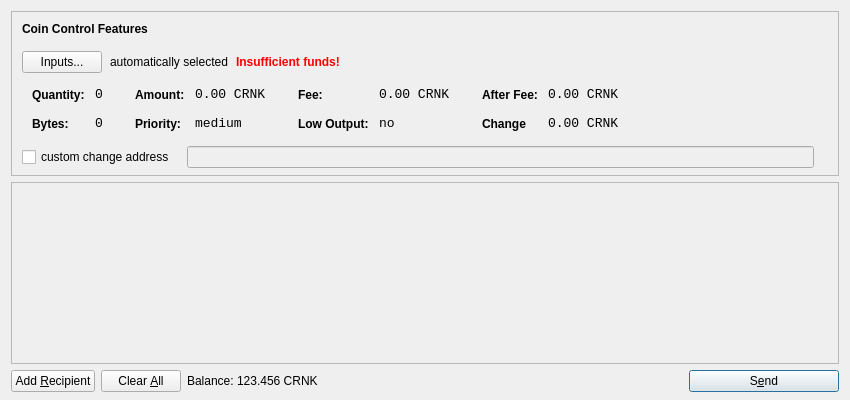
<?xml version="1.0" encoding="UTF-8"?>
<ui version="4.0">
 <class>SendCoinsDialog</class>
 <widget class="QDialog" name="SendCoinsDialog">
  <property name="geometry">
   <rect>
    <x>0</x>
    <y>0</y>
    <width>850</width>
    <height>400</height>
   </rect>
  </property>
  <property name="windowTitle">
   <string>Send Coins</string>
  </property>
  <layout class="QVBoxLayout" name="verticalLayout" stretch="0,1,0">
   <property name="bottomMargin">
    <number>8</number>
   </property>
   <item>
    <widget class="QFrame" name="frameCoinControl">
     <property name="sizePolicy">
      <sizepolicy hsizetype="Expanding" vsizetype="Expanding">
       <horstretch>0</horstretch>
       <verstretch>0</verstretch>
      </sizepolicy>
     </property>
     <property name="maximumSize">
      <size>
       <width>16777215</width>
       <height>16777215</height>
      </size>
     </property>
     <property name="frameShape">
      <enum>QFrame::StyledPanel</enum>
     </property>
     <property name="frameShadow">
      <enum>QFrame::Sunken</enum>
     </property>
     <layout class="QVBoxLayout" name="verticalLayoutCoinControl2">
      <property name="spacing">
       <number>6</number>
      </property>
      <property name="leftMargin">
       <number>0</number>
      </property>
      <property name="topMargin">
       <number>0</number>
      </property>
      <property name="rightMargin">
       <number>0</number>
      </property>
      <property name="bottomMargin">
       <number>6</number>
      </property>
      <item>
       <layout class="QVBoxLayout" name="verticalLayoutCoinControl" stretch="0,0,0,0,1">
        <property name="spacing">
         <number>0</number>
        </property>
        <property name="leftMargin">
         <number>10</number>
        </property>
        <property name="topMargin">
         <number>10</number>
        </property>
        <item>
         <layout class="QHBoxLayout" name="horizontalLayoutCoinControl1">
          <property name="bottomMargin">
           <number>15</number>
          </property>
          <item>
           <widget class="QLabel" name="labelCoinControlFeatures">
            <property name="sizePolicy">
             <sizepolicy hsizetype="Preferred" vsizetype="Maximum">
              <horstretch>0</horstretch>
              <verstretch>0</verstretch>
             </sizepolicy>
            </property>
            <property name="font">
             <font>
              <weight>75</weight>
              <bold>true</bold>
             </font>
            </property>
            <property name="styleSheet">
             <string notr="true">font-weight:bold;</string>
            </property>
            <property name="text">
             <string>Coin Control Features</string>
            </property>
           </widget>
          </item>
         </layout>
        </item>
        <item>
         <layout class="QHBoxLayout" name="horizontalLayoutCoinControl2" stretch="0,0,0,0">
          <property name="spacing">
           <number>8</number>
          </property>
          <property name="bottomMargin">
           <number>10</number>
          </property>
          <item>
           <widget class="QPushButton" name="pushButtonCoinControl">
            <property name="styleSheet">
             <string notr="true"/>
            </property>
            <property name="text">
             <string>Inputs...</string>
            </property>
           </widget>
          </item>
          <item>
           <widget class="QLabel" name="labelCoinControlAutomaticallySelected">
            <property name="text">
             <string>automatically selected</string>
            </property>
            <property name="margin">
             <number>5</number>
            </property>
           </widget>
          </item>
          <item>
           <widget class="QLabel" name="labelCoinControlInsuffFunds">
            <property name="font">
             <font>
              <weight>75</weight>
              <bold>true</bold>
             </font>
            </property>
            <property name="styleSheet">
             <string notr="true">color:red;font-weight:bold;</string>
            </property>
            <property name="text">
             <string>Insufficient funds!</string>
            </property>
            <property name="margin">
             <number>5</number>
            </property>
           </widget>
          </item>
          <item>
           <spacer name="horizontalSpacerCoinControl">
            <property name="orientation">
             <enum>Qt::Horizontal</enum>
            </property>
            <property name="sizeHint" stdset="0">
             <size>
              <width>40</width>
              <height>1</height>
             </size>
            </property>
           </spacer>
          </item>
         </layout>
        </item>
        <item>
         <widget class="QWidget" name="widgetCoinControl" native="true">
          <property name="sizePolicy">
           <sizepolicy hsizetype="Preferred" vsizetype="Preferred">
            <horstretch>0</horstretch>
            <verstretch>0</verstretch>
           </sizepolicy>
          </property>
          <property name="minimumSize">
           <size>
            <width>0</width>
            <height>0</height>
           </size>
          </property>
          <property name="styleSheet">
           <string notr="true"/>
          </property>
          <layout class="QHBoxLayout" name="horizontalLayoutCoinControl5">
           <property name="margin">
            <number>0</number>
           </property>
           <item>
            <layout class="QHBoxLayout" name="horizontalLayoutCoinControl3" stretch="0,0,0,1">
             <property name="spacing">
              <number>20</number>
             </property>
             <property name="topMargin">
              <number>0</number>
             </property>
             <property name="bottomMargin">
              <number>10</number>
             </property>
             <item>
              <layout class="QFormLayout" name="formLayoutCoinControl1">
               <property name="horizontalSpacing">
                <number>10</number>
               </property>
               <property name="verticalSpacing">
                <number>14</number>
               </property>
               <property name="leftMargin">
                <number>10</number>
               </property>
               <property name="topMargin">
                <number>4</number>
               </property>
               <property name="rightMargin">
                <number>6</number>
               </property>
               <item row="0" column="0">
                <widget class="QLabel" name="labelCoinControlQuantityText">
                 <property name="styleSheet">
                  <string notr="true">font-weight:bold;</string>
                 </property>
                 <property name="text">
                  <string>Quantity:</string>
                 </property>
                 <property name="margin">
                  <number>0</number>
                 </property>
                </widget>
               </item>
               <item row="0" column="1">
                <widget class="QLabel" name="labelCoinControlQuantity">
                 <property name="font">
                  <font>
                   <family>Monospace</family>
                   <pointsize>10</pointsize>
                  </font>
                 </property>
                 <property name="cursor">
                  <cursorShape>IBeamCursor</cursorShape>
                 </property>
                 <property name="contextMenuPolicy">
                  <enum>Qt::ActionsContextMenu</enum>
                 </property>
                 <property name="text">
                  <string>0</string>
                 </property>
                 <property name="margin">
                  <number>0</number>
                 </property>
                 <property name="textInteractionFlags">
                  <set>Qt::LinksAccessibleByMouse|Qt::TextSelectableByKeyboard|Qt::TextSelectableByMouse</set>
                 </property>
                </widget>
               </item>
               <item row="1" column="0">
                <widget class="QLabel" name="labelCoinControlBytesText">
                 <property name="styleSheet">
                  <string notr="true">font-weight:bold;</string>
                 </property>
                 <property name="text">
                  <string>Bytes:</string>
                 </property>
                </widget>
               </item>
               <item row="1" column="1">
                <widget class="QLabel" name="labelCoinControlBytes">
                 <property name="font">
                  <font>
                   <family>Monospace</family>
                   <pointsize>10</pointsize>
                  </font>
                 </property>
                 <property name="cursor">
                  <cursorShape>IBeamCursor</cursorShape>
                 </property>
                 <property name="contextMenuPolicy">
                  <enum>Qt::ActionsContextMenu</enum>
                 </property>
                 <property name="text">
                  <string>0</string>
                 </property>
                 <property name="textInteractionFlags">
                  <set>Qt::LinksAccessibleByMouse|Qt::TextSelectableByKeyboard|Qt::TextSelectableByMouse</set>
                 </property>
                </widget>
               </item>
              </layout>
             </item>
             <item>
              <layout class="QFormLayout" name="formLayoutCoinControl2">
               <property name="horizontalSpacing">
                <number>10</number>
               </property>
               <property name="verticalSpacing">
                <number>14</number>
               </property>
               <property name="leftMargin">
                <number>6</number>
               </property>
               <property name="topMargin">
                <number>4</number>
               </property>
               <property name="rightMargin">
                <number>6</number>
               </property>
               <item row="0" column="0">
                <widget class="QLabel" name="labelCoinControlAmountText">
                 <property name="styleSheet">
                  <string notr="true">font-weight:bold;</string>
                 </property>
                 <property name="text">
                  <string>Amount:</string>
                 </property>
                 <property name="margin">
                  <number>0</number>
                 </property>
                </widget>
               </item>
               <item row="0" column="1">
                <widget class="QLabel" name="labelCoinControlAmount">
                 <property name="font">
                  <font>
                   <family>Monospace</family>
                   <pointsize>10</pointsize>
                  </font>
                 </property>
                 <property name="cursor">
                  <cursorShape>IBeamCursor</cursorShape>
                 </property>
                 <property name="contextMenuPolicy">
                  <enum>Qt::ActionsContextMenu</enum>
                 </property>
                 <property name="text">
                  <string>0.00 CRNK</string>
                 </property>
                 <property name="textInteractionFlags">
                  <set>Qt::LinksAccessibleByMouse|Qt::TextSelectableByKeyboard|Qt::TextSelectableByMouse</set>
                 </property>
                </widget>
               </item>
               <item row="1" column="0">
                <widget class="QLabel" name="labelCoinControlPriorityText">
                 <property name="styleSheet">
                  <string notr="true">font-weight:bold;</string>
                 </property>
                 <property name="text">
                  <string>Priority:</string>
                 </property>
                </widget>
               </item>
               <item row="1" column="1">
                <widget class="QLabel" name="labelCoinControlPriority">
                 <property name="font">
                  <font>
                   <family>Monospace</family>
                   <pointsize>10</pointsize>
                  </font>
                 </property>
                 <property name="cursor">
                  <cursorShape>IBeamCursor</cursorShape>
                 </property>
                 <property name="contextMenuPolicy">
                  <enum>Qt::ActionsContextMenu</enum>
                 </property>
                 <property name="text">
                  <string>medium</string>
                 </property>
                 <property name="textInteractionFlags">
                  <set>Qt::LinksAccessibleByMouse|Qt::TextSelectableByKeyboard|Qt::TextSelectableByMouse</set>
                 </property>
                </widget>
               </item>
              </layout>
             </item>
             <item>
              <layout class="QFormLayout" name="formLayoutCoinControl3">
               <property name="horizontalSpacing">
                <number>10</number>
               </property>
               <property name="verticalSpacing">
                <number>14</number>
               </property>
               <property name="leftMargin">
                <number>6</number>
               </property>
               <property name="topMargin">
                <number>4</number>
               </property>
               <property name="rightMargin">
                <number>6</number>
               </property>
               <item row="0" column="0">
                <widget class="QLabel" name="labelCoinControlFeeText">
                 <property name="styleSheet">
                  <string notr="true">font-weight:bold;</string>
                 </property>
                 <property name="text">
                  <string>Fee:</string>
                 </property>
                 <property name="margin">
                  <number>0</number>
                 </property>
                </widget>
               </item>
               <item row="0" column="1">
                <widget class="QLabel" name="labelCoinControlFee">
                 <property name="font">
                  <font>
                   <family>Monospace</family>
                   <pointsize>10</pointsize>
                  </font>
                 </property>
                 <property name="cursor">
                  <cursorShape>IBeamCursor</cursorShape>
                 </property>
                 <property name="contextMenuPolicy">
                  <enum>Qt::ActionsContextMenu</enum>
                 </property>
                 <property name="text">
                  <string>0.00 CRNK</string>
                 </property>
                 <property name="textInteractionFlags">
                  <set>Qt::LinksAccessibleByMouse|Qt::TextSelectableByKeyboard|Qt::TextSelectableByMouse</set>
                 </property>
                </widget>
               </item>
               <item row="1" column="0">
                <widget class="QLabel" name="labelCoinControlLowOutputText">
                 <property name="styleSheet">
                  <string notr="true">font-weight:bold;</string>
                 </property>
                 <property name="text">
                  <string>Low Output:</string>
                 </property>
                </widget>
               </item>
               <item row="1" column="1">
                <widget class="QLabel" name="labelCoinControlLowOutput">
                 <property name="font">
                  <font>
                   <family>Monospace</family>
                   <pointsize>10</pointsize>
                  </font>
                 </property>
                 <property name="cursor">
                  <cursorShape>IBeamCursor</cursorShape>
                 </property>
                 <property name="contextMenuPolicy">
                  <enum>Qt::ActionsContextMenu</enum>
                 </property>
                 <property name="text">
                  <string>no</string>
                 </property>
                 <property name="textInteractionFlags">
                  <set>Qt::LinksAccessibleByMouse|Qt::TextSelectableByKeyboard|Qt::TextSelectableByMouse</set>
                 </property>
                </widget>
               </item>
              </layout>
             </item>
             <item>
              <layout class="QFormLayout" name="formLayoutCoinControl4">
               <property name="horizontalSpacing">
                <number>10</number>
               </property>
               <property name="verticalSpacing">
                <number>14</number>
               </property>
               <property name="leftMargin">
                <number>6</number>
               </property>
               <property name="topMargin">
                <number>4</number>
               </property>
               <property name="rightMargin">
                <number>6</number>
               </property>
               <item row="0" column="0">
                <widget class="QLabel" name="labelCoinControlAfterFeeText">
                 <property name="styleSheet">
                  <string notr="true">font-weight:bold;</string>
                 </property>
                 <property name="text">
                  <string>After Fee:</string>
                 </property>
                 <property name="margin">
                  <number>0</number>
                 </property>
                </widget>
               </item>
               <item row="0" column="1">
                <widget class="QLabel" name="labelCoinControlAfterFee">
                 <property name="font">
                  <font>
                   <family>Monospace</family>
                   <pointsize>10</pointsize>
                  </font>
                 </property>
                 <property name="cursor">
                  <cursorShape>IBeamCursor</cursorShape>
                 </property>
                 <property name="contextMenuPolicy">
                  <enum>Qt::ActionsContextMenu</enum>
                 </property>
                 <property name="text">
                  <string>0.00 CRNK</string>
                 </property>
                 <property name="textInteractionFlags">
                  <set>Qt::LinksAccessibleByMouse|Qt::TextSelectableByKeyboard|Qt::TextSelectableByMouse</set>
                 </property>
                </widget>
               </item>
               <item row="1" column="0">
                <widget class="QLabel" name="labelCoinControlChangeText">
                 <property name="styleSheet">
                  <string notr="true">font-weight:bold;</string>
                 </property>
                 <property name="text">
                  <string>Change</string>
                 </property>
                </widget>
               </item>
               <item row="1" column="1">
                <widget class="QLabel" name="labelCoinControlChange">
                 <property name="font">
                  <font>
                   <family>Monospace</family>
                   <pointsize>10</pointsize>
                  </font>
                 </property>
                 <property name="cursor">
                  <cursorShape>IBeamCursor</cursorShape>
                 </property>
                 <property name="contextMenuPolicy">
                  <enum>Qt::ActionsContextMenu</enum>
                 </property>
                 <property name="text">
                  <string>0.00 CRNK</string>
                 </property>
                 <property name="textInteractionFlags">
                  <set>Qt::LinksAccessibleByMouse|Qt::TextSelectableByKeyboard|Qt::TextSelectableByMouse</set>
                 </property>
                </widget>
               </item>
              </layout>
             </item>
            </layout>
           </item>
          </layout>
         </widget>
        </item>
        <item>
         <layout class="QHBoxLayout" name="horizontalLayoutCoinControl4" stretch="0,0,0">
          <property name="spacing">
           <number>12</number>
          </property>
          <property name="sizeConstraint">
           <enum>QLayout::SetDefaultConstraint</enum>
          </property>
          <property name="topMargin">
           <number>5</number>
          </property>
          <property name="rightMargin">
           <number>5</number>
          </property>
          <item>
           <widget class="QCheckBox" name="checkBoxCoinControlChange">
            <property name="text">
             <string>custom change address</string>
            </property>
           </widget>
          </item>
          <item>
           <widget class="QLineEdit" name="lineEditCoinControlChange">
            <property name="enabled">
             <bool>false</bool>
            </property>
            <property name="sizePolicy">
             <sizepolicy hsizetype="Expanding" vsizetype="Fixed">
              <horstretch>0</horstretch>
              <verstretch>0</verstretch>
             </sizepolicy>
            </property>
           </widget>
          </item>
          <item>
           <widget class="QLabel" name="labelCoinControlChangeLabel">
            <property name="sizePolicy">
             <sizepolicy hsizetype="Preferred" vsizetype="Expanding">
              <horstretch>0</horstretch>
              <verstretch>0</verstretch>
             </sizepolicy>
            </property>
            <property name="minimumSize">
             <size>
              <width>0</width>
              <height>0</height>
             </size>
            </property>
            <property name="text">
             <string/>
            </property>
            <property name="margin">
             <number>3</number>
            </property>
           </widget>
          </item>
         </layout>
        </item>
        <item>
         <spacer name="verticalSpacerCoinControl">
          <property name="orientation">
           <enum>Qt::Vertical</enum>
          </property>
          <property name="sizeHint" stdset="0">
           <size>
            <width>800</width>
            <height>1</height>
           </size>
          </property>
         </spacer>
        </item>
       </layout>
      </item>
     </layout>
    </widget>
   </item>
   <item>
    <widget class="QScrollArea" name="scrollArea">
     <property name="widgetResizable">
      <bool>true</bool>
     </property>
     <widget class="QWidget" name="scrollAreaWidgetContents">
      <property name="geometry">
       <rect>
        <x>0</x>
        <y>0</y>
        <width>830</width>
        <height>172</height>
       </rect>
      </property>
      <layout class="QVBoxLayout" name="verticalLayout_2">
       <property name="margin">
        <number>0</number>
       </property>
       <item>
        <layout class="QVBoxLayout" name="entries">
         <property name="spacing">
          <number>6</number>
         </property>
        </layout>
       </item>
       <item>
        <spacer name="verticalSpacer">
         <property name="orientation">
          <enum>Qt::Vertical</enum>
         </property>
         <property name="sizeHint" stdset="0">
          <size>
           <width>20</width>
           <height>40</height>
          </size>
         </property>
        </spacer>
       </item>
      </layout>
     </widget>
    </widget>
   </item>
   <item>
    <layout class="QHBoxLayout" name="horizontalLayout">
     <item>
      <widget class="QPushButton" name="addButton">
       <property name="toolTip">
        <string>Send to multiple recipients at once</string>
       </property>
       <property name="text">
        <string>Add &amp;Recipient</string>
       </property>
       <property name="icon">
        <iconset resource="../bitcoin.qrc">
         <normaloff>:/icons/add</normaloff>:/icons/add</iconset>
       </property>
       <property name="autoDefault">
        <bool>false</bool>
       </property>
      </widget>
     </item>
     <item>
      <widget class="QPushButton" name="clearButton">
       <property name="sizePolicy">
        <sizepolicy hsizetype="Minimum" vsizetype="Fixed">
         <horstretch>0</horstretch>
         <verstretch>0</verstretch>
        </sizepolicy>
       </property>
       <property name="toolTip">
        <string>Remove all transaction fields</string>
       </property>
       <property name="text">
        <string>Clear &amp;All</string>
       </property>
       <property name="icon">
        <iconset resource="../bitcoin.qrc">
         <normaloff>:/icons/remove</normaloff>:/icons/remove</iconset>
       </property>
       <property name="autoRepeatDelay">
        <number>300</number>
       </property>
       <property name="autoDefault">
        <bool>false</bool>
       </property>
      </widget>
     </item>
     <item>
      <layout class="QHBoxLayout" name="horizontalLayout_2">
       <property name="spacing">
        <number>3</number>
       </property>
       <item>
        <widget class="QLabel" name="label">
         <property name="sizePolicy">
          <sizepolicy hsizetype="Preferred" vsizetype="Fixed">
           <horstretch>0</horstretch>
           <verstretch>0</verstretch>
          </sizepolicy>
         </property>
         <property name="text">
          <string>Balance:</string>
         </property>
        </widget>
       </item>
       <item>
        <widget class="QLabel" name="labelBalance">
         <property name="sizePolicy">
          <sizepolicy hsizetype="Preferred" vsizetype="Fixed">
           <horstretch>0</horstretch>
           <verstretch>0</verstretch>
          </sizepolicy>
         </property>
         <property name="cursor">
          <cursorShape>IBeamCursor</cursorShape>
         </property>
         <property name="text">
          <string>123.456 CRNK</string>
         </property>
         <property name="textInteractionFlags">
          <set>Qt::LinksAccessibleByMouse|Qt::TextSelectableByKeyboard|Qt::TextSelectableByMouse</set>
         </property>
        </widget>
       </item>
      </layout>
     </item>
     <item>
      <spacer name="horizontalSpacer">
       <property name="orientation">
        <enum>Qt::Horizontal</enum>
       </property>
       <property name="sizeHint" stdset="0">
        <size>
         <width>40</width>
         <height>20</height>
        </size>
       </property>
      </spacer>
     </item>
     <item>
      <widget class="QPushButton" name="sendButton">
       <property name="minimumSize">
        <size>
         <width>150</width>
         <height>0</height>
        </size>
       </property>
       <property name="toolTip">
        <string>Confirm the send action</string>
       </property>
       <property name="text">
        <string>S&amp;end</string>
       </property>
       <property name="icon">
        <iconset resource="../bitcoin.qrc">
         <normaloff>:/icons/send</normaloff>:/icons/send</iconset>
       </property>
       <property name="default">
        <bool>true</bool>
       </property>
      </widget>
     </item>
    </layout>
   </item>
  </layout>
 </widget>
 <resources>
  <include location="../bitcoin.qrc"/>
 </resources>
 <connections/>
</ui>
